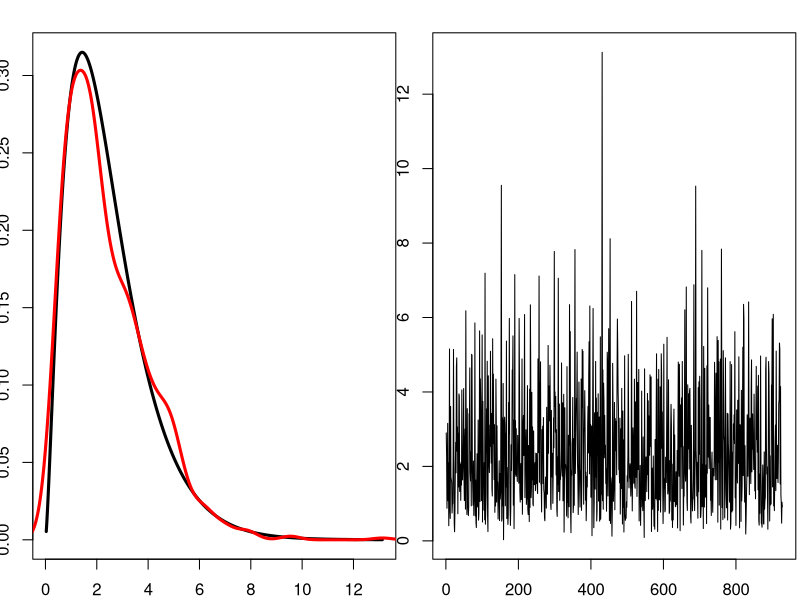

The R script that drew this image:

N <- 1000

X.curr <- 1

X <- c()

alpha <- 2.43

for (i in 1:N) {
   Y <- rgamma(1,floor(alpha),floor(alpha)/alpha)
   ratio <-  ( (Y/X.curr)*exp((X.curr - Y)/alpha) )^(alpha - floor(alpha))
   r <- min(c(1,ratio))
   if (runif(1)<r) {
       X.curr <- Y
       X <- c(X,Y)
   }
}

x <- seq(min(X),max(X),,1000)
f <- dgamma(x,alpha,1)

pdf("GammaMH.pdf",width=12)

mai.dft <- c(1.02,0.82,0.82,0.42)
op    <- par(mai=mai.dft)
pcnt1  <- 0.40
pcnt2  <- 0.40
pcnt3  <- 0.40
pcnt4  <- 0.10
mai.new <- c(pcnt1,pcnt2,pcnt3,pcnt4)*mai.dft				
par(mfrow=c(1,2),mai=mai.new)

plot(x,f,type="l",lwd=3)
lines(density(X),lwd=3,col="red")

plot(X,type="l")

dev.off()

